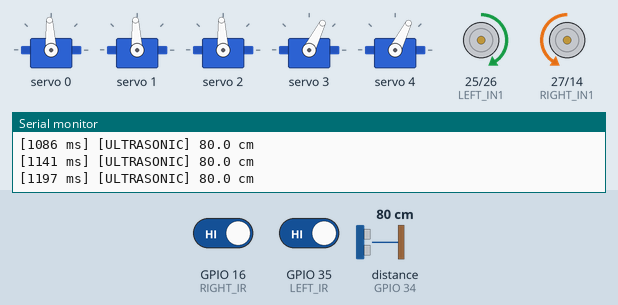
Recording of a sketch running on a simulated ESP32. On the bench: 5 × servo, motor-driver pin pairs drawn as motors (green arrow = first pin HIGH = forward, orange = second pin HIGH = backward, longer = more drive, scaled by the enable pin), the last lines printed to the serial monitor. Wiring (inferred from the names in the program): ultrasonic range finder: trigger GPIO 23; echo GPIO 34. The test bench sets the inputs (shaded band); at power-on: distance to the obstacle (sensor on GPIO 34) 80 cm, GPIO 16 (RIGHT_IR) HIGH, GPIO 35 (LEFT_IR) HIGH. The echo pulse lasts 58.3 µs per cm.

Above: at 1.2 s.
1.3 s: distance to the obstacle (sensor on GPIO 34) set to 23 cm
2.8 s: distance to the obstacle (sensor on GPIO 34) set to 18 cm
At 3.2 s:
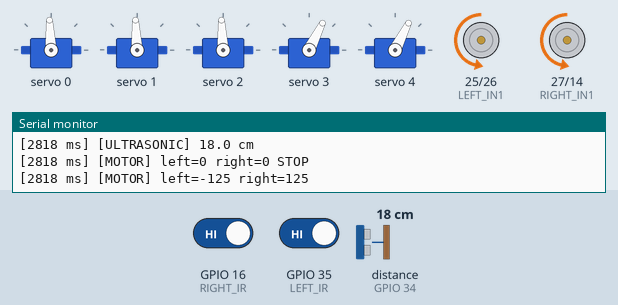
At 4.4 s:
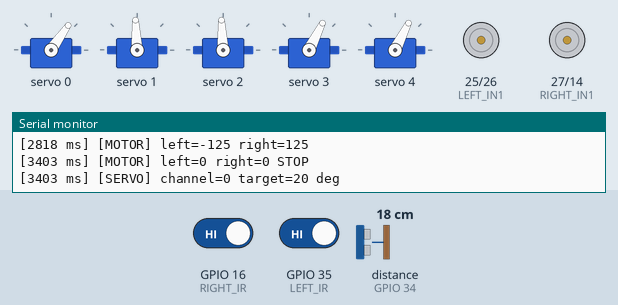
Timing chart, 0 to 5.9 s (numbered marks = the images above; inputs shaded):
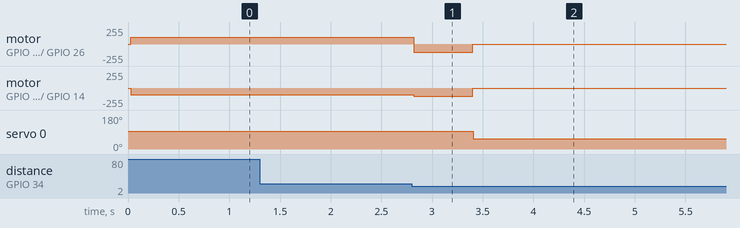

Measured:
- the behaviour switches between 21 and 20 cm on distance to the obstacle (sensor on GPIO 34) (found by bisection; images 0 and 1)
- after the input at 2.8 s, motor on GPIO 25 (LEFT_IN1) / GPIO 26 (LEFT_IN2): forward 102/255 → backward 125/255 at once, → stopped 0.58 s later; motor on GPIO 27 (RIGHT_IN1) / GPIO 14 (RIGHT_IN2): backward 102/255 → backward 125/255 at once, → stopped 0.58 s later; servo 0: 93° → 55° after 0.61 s

The sketch:

MinimalistCareBot.ino
```cpp
// Simple CareBot route for the ESP32 and wiring in this folder's WIRING.md.
// The route starts automatically after power-up initialization. Send x over
// Serial to stop while a USB connection is available.
// The 500 RPM motors have no encoder: PWM 102 is only a starting estimate for
// 200 RPM. Adjust DRIVE_PWM after measuring the loaded robot's wheel speed.
#include <Arduino.h>
#include <Wire.h>
#include <Adafruit_PWMServoDriver.h>

constexpr uint8_t LEFT_IN1 = 25, LEFT_IN2 = 26, LEFT_EN = 33;
constexpr uint8_t RIGHT_IN1 = 27, RIGHT_IN2 = 14, RIGHT_EN = 17;
constexpr uint8_t TRIG = 23, ECHO = 34;
constexpr uint8_t LEFT_IR = 35, RIGHT_IR = 16;
constexpr uint8_t SDA_PIN = 21, SCL_PIN = 22;
constexpr int DRIVE_PWM = 102;       // estimated 200 RPM; calibrate on the robot
constexpr int TURN_PWM = 125;
constexpr uint32_t LEFT_90_MS = 580; // calibrate for a loaded 90-degree turn
constexpr uint32_t STEP_TIMEOUT_MS = 25000;
constexpr uint32_t SERVO_WAIT_MS = 1100;
constexpr float WALL_CM = 20.0f;
constexpr int BLACK = LOW;           // change to HIGH if the IR modules are inverted
// Channels 0 and 2 move below rest for the two MG995 2-bin mechanisms.
// Channel 1 moves above rest for the 6-bin mechanism.
const int REST_DEG[5] = {90, 90, 90, 35, 35};
const int RELEASE_DEG[5] = {20, 160, 20, 110, 110};

Adafruit_PWMServoDriver servos(0x40);
bool finished = false;
int lastLeftMotor = 0, lastRightMotor = 0;

void logPrefix(const char *area) {
  Serial.print('['); Serial.print(millis()); Serial.print(" ms] [");
  Serial.print(area); Serial.print("] ");
}

void logIr() {
  static int lastState = -1;
  bool leftBlack = digitalRead(LEFT_IR) == BLACK;
  bool rightBlack = digitalRead(RIGHT_IR) == BLACK;
  int state = (leftBlack ? 2 : 0) | (rightBlack ? 1 : 0);
  if (state == lastState) return;
  lastState = state;
  logPrefix("IR");
  Serial.print("front-left=");
  Serial.print(leftBlack ? "BLACK" : "CLEAR");
  Serial.print(" front-right=");
  Serial.println(rightBlack ? "BLACK" : "CLEAR");
}

void stopMotors() {
  ledcWrite(LEFT_EN, 0);
  ledcWrite(RIGHT_EN, 0);
  digitalWrite(LEFT_IN1, LOW); digitalWrite(LEFT_IN2, LOW);
  digitalWrite(RIGHT_IN1, LOW); digitalWrite(RIGHT_IN2, LOW);
  if (lastLeftMotor != 0 || lastRightMotor != 0) {
    logPrefix("MOTOR"); Serial.println("left=0 right=0 STOP");
  }
  lastLeftMotor = 0; lastRightMotor = 0;
}

bool stopRequested() {
  while (Serial.available()) {
    char command = Serial.read();
    if (command == 'x' || command == 'X') {
      stopMotors();
      Serial.println("Stopped by Serial.");
      return true;
    }
  }
  return false;
}

bool waitMs(uint32_t duration) {
  uint32_t started = millis();
  while (millis() - started < duration) {
    if (stopRequested()) return false;
    delay(5);
  }
  return true;
}

bool drive(int left, int right) {
  // The right motor is mounted in the opposite direction.
  right = -right;
  if (!ledcWrite(LEFT_EN, 0) || !ledcWrite(RIGHT_EN, 0)) return false;
  digitalWrite(LEFT_IN1, LOW); digitalWrite(LEFT_IN2, LOW);
  digitalWrite(RIGHT_IN1, LOW); digitalWrite(RIGHT_IN2, LOW);
  if (left) digitalWrite(left > 0 ? LEFT_IN1 : LEFT_IN2, HIGH);
  if (right) digitalWrite(right > 0 ? RIGHT_IN1 : RIGHT_IN2, HIGH);
  if (!ledcWrite(LEFT_EN, abs(left)) || !ledcWrite(RIGHT_EN, abs(right))) {
    stopMotors();
    return false;
  }
  if (left != lastLeftMotor || -right != lastRightMotor) {
    lastLeftMotor = left; lastRightMotor = -right;
    logPrefix("MOTOR"); Serial.print("left="); Serial.print(lastLeftMotor);
    Serial.print(" right="); Serial.println(lastRightMotor);
  }
  return true;
}

float distanceCm() {
  digitalWrite(TRIG, LOW); delayMicroseconds(2);
  digitalWrite(TRIG, HIGH); delayMicroseconds(10);
  digitalWrite(TRIG, LOW);
  uint32_t echoUs = pulseIn(ECHO, HIGH, 25000);
  if (echoUs == 0) {
    logPrefix("ULTRASONIC"); Serial.println("no echo");
    return -1;
  }
  float cm = echoUs * 0.0343f / 2.0f;
  logPrefix("ULTRASONIC"); Serial.print(cm, 1); Serial.println(" cm");
  return cm >= 2 && cm <= 400 ? cm : -1;
}

bool goToWall() {
  float cm = distanceCm();
  if (cm < 0) return false;
  if (cm <= WALL_CM) return true;
  if (!drive(DRIVE_PWM, DRIVE_PWM)) return false;
  uint32_t started = millis();
  while (millis() - started < STEP_TIMEOUT_MS) {
    if (stopRequested()) return false;
    cm = distanceCm();
    if (cm < 0) { stopMotors(); return false; }
    if (cm <= WALL_CM) { stopMotors(); return true; }
    delay(50);
  }
  stopMotors();
  return false;
}

bool turnLeft90() {
  stopMotors();
  if (!drive(-TURN_PWM, TURN_PWM)) return false;
  bool completed = waitMs(LEFT_90_MS);
  stopMotors();
  return completed;
}

bool blackTape() {
  logIr();
  return digitalRead(LEFT_IR) == BLACK && digitalRead(RIGHT_IR) == BLACK;
}

bool goToTape() {
  // See clear floor first, then the next stripe, so a stripe under the IR
  // sensors at the start of this leg cannot count as the destination.
  bool sawClear = !blackTape();
  if (!drive(DRIVE_PWM, DRIVE_PWM)) return false;
  uint32_t started = millis();
  while (millis() - started < STEP_TIMEOUT_MS) {
    if (stopRequested()) return false;
    float cm = distanceCm();
    if (cm < 0 || cm <= WALL_CM) { stopMotors(); return false; }
    if (!blackTape()) sawClear = true;
    else if (sawClear) { stopMotors(); return true; }
    delay(10);
  }
  stopMotors();
  return false;
}

bool setServo(uint8_t channel, int degrees) {
  uint32_t pulseUs = 1000 + 1000UL * degrees / 180;
  uint16_t ticks = pulseUs * 4096UL / 20000UL;
  logPrefix("SERVO"); Serial.print("channel="); Serial.print(channel);
  Serial.print(" target="); Serial.print(degrees); Serial.println(" deg");
  return servos.setPWM(channel, 0, ticks) == 0;
}

bool drop(uint8_t channel) {
  stopMotors();
  return setServo(channel, RELEASE_DEG[channel]) && waitMs(SERVO_WAIT_MS);
}

bool runRoute() {
  // Channels 0, 1, 2: 2-bin, 6-bin, 2-bin.
  // Channels 3, 4: first beam, second beam.
  return goToWall() && turnLeft90() && drop(0) &&
         goToTape() && drop(1) &&
         goToWall() && drop(2) &&
         turnLeft90() && goToWall() &&
         turnLeft90() && drop(3) &&
         turnLeft90() && drop(4);
}

void setup() {
  Serial.begin(115200);
  pinMode(LEFT_IN1, OUTPUT); pinMode(LEFT_IN2, OUTPUT);
  pinMode(RIGHT_IN1, OUTPUT); pinMode(RIGHT_IN2, OUTPUT);
  pinMode(LEFT_EN, OUTPUT); pinMode(RIGHT_EN, OUTPUT);
  pinMode(TRIG, OUTPUT); digitalWrite(TRIG, LOW);
  pinMode(ECHO, INPUT);
  pinMode(LEFT_IR, INPUT); pinMode(RIGHT_IR, INPUT);
  digitalWrite(LEFT_EN, LOW); digitalWrite(RIGHT_EN, LOW);
  stopMotors();

  if (!ledcAttachChannel(LEFT_EN, 20000, 8, 0) ||
      !ledcAttachChannel(RIGHT_EN, 20000, 8, 1)) {
    Serial.println("Motor PWM setup failed.");
    finished = true;
    return;
  }
  stopMotors();
  Wire.begin(SDA_PIN, SCL_PIN);
  Wire.beginTransmission(0x40);
  if (Wire.endTransmission() != 0 || !servos.begin()) {
    Serial.println("PCA9685 not found.");
    finished = true;
    return;
  }
  servos.setPWMFreq(50);
  for (uint8_t channel = 0; channel < 5; ++channel) {
    if (!setServo(channel, REST_DEG[channel])) {
      Serial.println("Servo setup failed.");
      finished = true;
      return;
    }
  }
  logIr();
  Serial.println("Initialization complete. Starting route automatically.");
}

void loop() {
  if (finished) { stopMotors(); delay(10); return; }
  finished = true; // one automatic run per power-up or reset
  Serial.println(runRoute() ? "Route complete." : "Route stopped or failed.");
  stopMotors();
}
```
